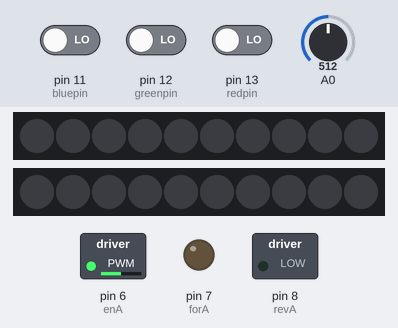
Recording of a sketch running on a simulated Arduino Uno, built for the host (arithmetic inside an expression is 32-bit, double 64-bit). Shown: 2 × 10 RGB LEDs in strip order, left to right, switched loads named in the sketch (green lamp = pin HIGH), output pins drawn as LEDs (lit = HIGH). The test bench sets the inputs (shaded band); at power-on: A0 = 512, pin 11 (bluepin) LOW, pin 12 (greenpin) LOW, pin 13 (redpin) LOW.

Above: at 1.2 s.
1.3 s: A0 set to 716
At 1.8 s:
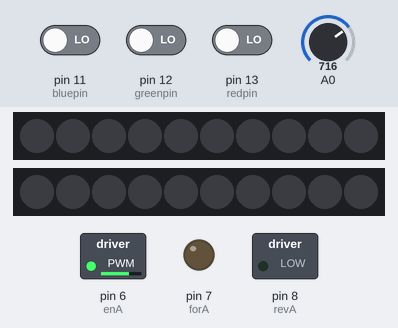
2.8 s: A0 set to 900
At 4.0 s:
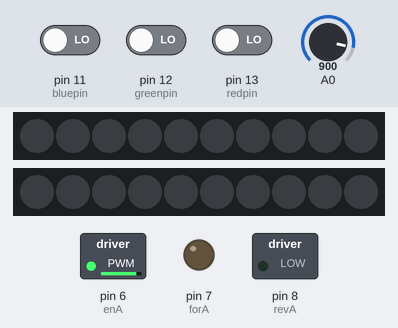
4.3 s: A0 set to 122
At 5.3 s:
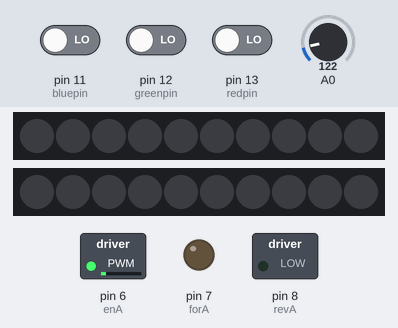
5.8 s: A0 set to 0
At 6.4 s:
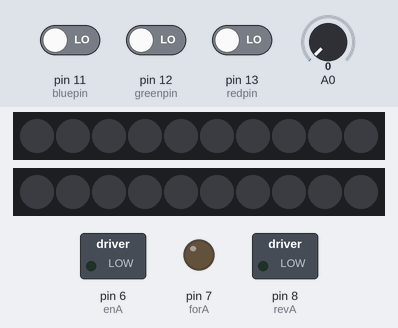
7.3 s: A0 set to 511
At 8.7 s:
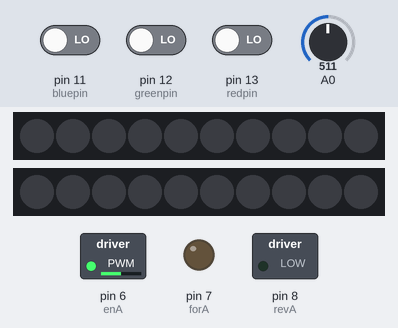
Timing chart, 0 to 9.8 s (numbered marks = the images above; inputs shaded):
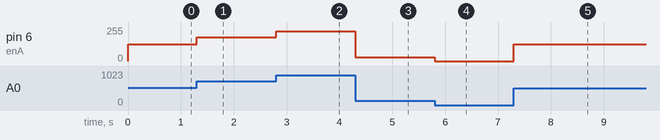

Measured:
- after the input at 1.3 s, pin 6 (enA): 127/255 → 178/255 at once
- after the input at 2.8 s, pin 6 (enA): 178/255 → 224/255 at once
- after the input at 4.3 s, pin 6 (enA): 224/255 → 30/255 at once
- after the input at 5.8 s, pin 6 (enA): 30/255 → 0/255 at once
- after the input at 7.3 s, pin 6 (enA): 0/255 → 127/255 at once

The sketch:

levitating_water.ino
```cpp
#include<FastLED.h>

#define NUM_LEDS_PER_STRIP 10  // don't know how many leds per strip, probably more than 10...
CRGB leds[NUM_LEDS_PER_STRIP];

const int enA = 6; //enable pin for motor driver, must be PWM pim
const int forA = 7; //forward pin for motor driver
const int revA = 8; //reverse pin for motor driver, may not be needed...

const int redpin = 13;
const int greenpin = 12;
const int bluepin = 11;

// use addLeds once for each strip
void setup() {
  // tell FastLED that there is 10 leds on pin 3, must use PWM pin
  FastLED.addLeds<WS2811, 3>(leds, NUM_LEDS_PER_STRIP);

  // tell FastLED that there is 10 leds on pin 5, must use PWM pin
  FastLED.addLeds<WS2811, 5>(leds, NUM_LEDS_PER_STRIP);
  // repeat as needed if using more strips

  pinMode(redpin, INPUT);
  pinMode(greenpin, INPUT);
  pinMode(bluepin, INPUT);

  pinMode(enA, OUTPUT);
  pinMode(forA, OUTPUT);
  pinMode(revA, OUTPUT);

  analogWrite(enA, 0);
  digitalWrite(forA, LOW);
  digitalWrite(revA, LOW);

}

void loop() {

  // half brightness
  LEDS.setBrightness(128);
  // We only have two potentiometers on the BOM, one for motor driver and one for the lights
  // I think just using simple breadboard switches to control which color of light is showing would work pretty easily
  // I have like a bag of 50 and wont ever use more than like 5 so we can use those for the project
  if (digitalRead(redpin) == HIGH) {
    leds[NUM_LEDS_PER_STRIP] = CRGB::Red;
    FastLED.show();
  }
  else if (digitalRead(greenpin) == HIGH) {
    leds[NUM_LEDS_PER_STRIP] = CRGB::Green;
    FastLED.show();
  }
  else if (digitalRead(bluepin) == HIGH) {
    leds[NUM_LEDS_PER_STRIP] = CRGB::Blue;
    FastLED.show();
  }
  else {
    leds[NUM_LEDS_PER_STRIP] = CRGB::White;
    FastLED.show();
  }


  //measures the potentiometer that is connected to analog A0. Returns value 0-1023, 0 is 0 volts and 1023 is 5 volts
  volatile int x = analogRead(0);
  // change the 0-1023 value into a value from 0-255
  x = x / 4.0117;
  analogWrite(enA, x);
  // I think I saw somewhere that the pump we have carries a large amount of water when running at full speed so we will probably
  // only need values on the smaller end of 0-1023 so that means having the potentiometer at higher resistance
}
```
